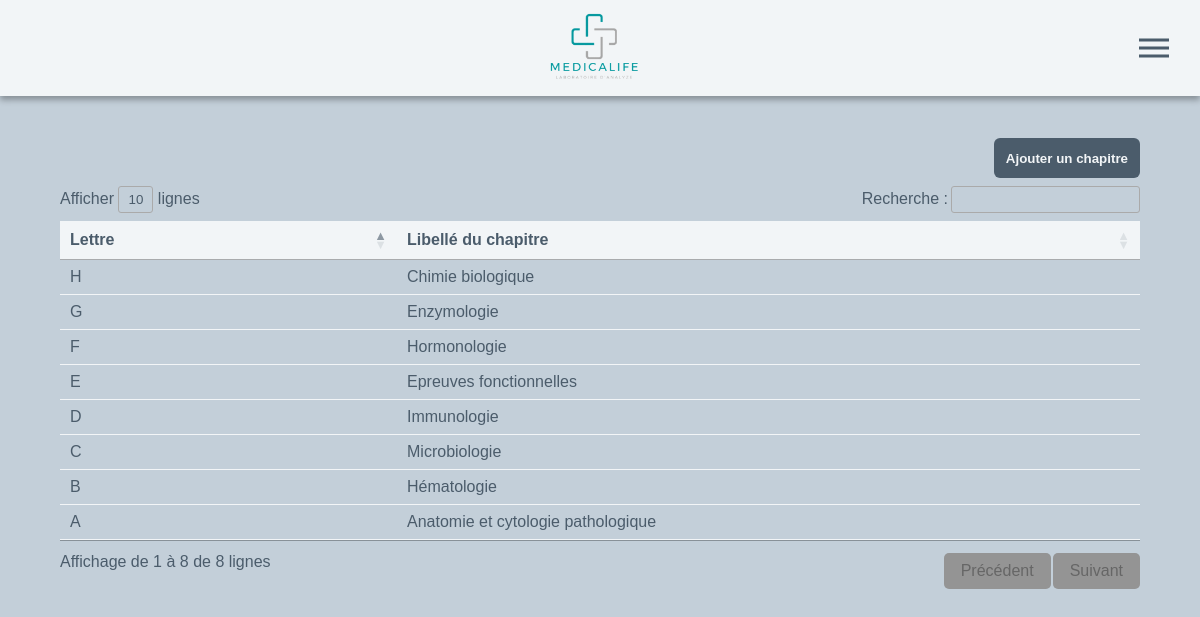
Page /gestionChapitre.php (signed in) on the committed database.
### tables this page shows
CREATE TABLE `chapitre` (
  `Lettre` char(1) NOT NULL,
  `Libelle` varchar(50) DEFAULT NULL
);

### Classes/MaBD.php (called while the page is built)
<?php
class MaBD {
   static private $pdo = null;
   static function getInstance(): PDO {
      if (self::$pdo == null) {
         $dsn = "mysql:host=localhost;dbname=chahboum;charset=utf8";
         self::$pdo = new PDO($dsn, "chahboum", "chahboum");
      }
      return self::$pdo;
   }
}

### Classes/DAO.php (called while the page is built, shortened)
<?php
abstract class DAO {
    public function __construct(PDO $connector) { $this->pdo = $connector; }
}

### Classes/ChapitreDAO.php (called while the page is built, shortened)
<?php
class ChapitreDAO extends DAO {
    public function getAll(): array {
        $res = array();
        $stmt = $this->pdo->query("SELECT * FROM chapitre");
        foreach ($stmt->fetchAll(PDO::FETCH_ASSOC) as $row)
            $res[] = new Chapitre($row['Lettre'], $row['Libelle']);
        return $res;
    }
}

### gestionChapitre.php (the view, shortened to what this page needs)
<?php
    $ChapitreDAO = new ChapitreDAO(MaBD::getInstance());
?>
<!DOCTYPE html>
<html lang="fr">
<head>
    <link rel="stylesheet" type="text/css" href="Media/css/style.css">
    <link rel="stylesheet" type="text/css" href="Media/css/table.css">
    <link rel="stylesheet" type="text/css" href="Media/css/gestionChapitre.css">
</head>
<body>
    <header>
        <section class="sec_logo" onclick="window.location.href='index.php'">
            <img src="Media/img/logo.png" alt="logo">
        </section>
        <div class="hamburger">
            <div class="line1"></div>
            <div class="line2"></div>
            <div class="line3"></div>
        </div>
    </header>
    <main>
        <form action="" method="POST" class="action" id="action">
            <?php if(isset($openSlider)):?>
            <button type="submit" id="button_add" class="sign2">Annuler</button>
            <?php else: ?>
            <button type="submit" id="button_add" name="add_btn" class="sign2">Ajouter un chapitre</button>
            <?php endif ?>
        </form>
        <div class="all_info_tab">
            <form method="POST" action="" id="table" class="table">
                <table id="example" class="dataTable">
                    <thead>
                        <tr>
                            <th>Lettre</th>
                            <th>Libellé du chapitre</th>
                        </tr>
                    </thead>
                    <tbody>
                        <?php foreach($ChapitreDAO->getAll() as $chapitre): ?>
                        <tr id="ligne_<?= $chapitre->Lettre ?>" onclick="ouvrirProfile('<?= $chapitre->Lettre ?>')">
                            <td data-label=Lettre><?= $chapitre->Lettre ?></td>
                            <td data-label="Libellé du chapitre"><?= $chapitre->Libelle ?></td>
                        </tr>
                        <?php endforeach ?>
                    </tbody>
                </table>
            </form>
        </div>
    </main>
</body>
</html>

### Media/css/style.css (style rules this page uses)
:root { --couleur1: #4b5c6b; --couleur2: #5f7486; --couleur3: #c3cfd9; --couleur4: #f2f5f7; --couleur5: rgb(190, 186, 186); --couleur6: rgb(148, 148, 148); --couleur7: rgba(0, 0, 0, 0.278); --success: rgb(105, 201, 103); --error: rgb(201, 118, 103); --taille-police: 16px; }
* { margin: 0; padding: 0; font-family: Arial, Helvetica, sans-serif; box-sizing: border-box; }
html { height: 100%; }
body { height: 100%; display: block; background-color: var(--couleur3); }
main { height: 88vh; width: 100%; padding: 1% 5vw; display: flex; justify-content: center; flex-direction: column; overflow: auto; gap: 1vh; }
.all_info_tab { height: 84%; display: flex; justify-content: center; align-items: center; }
header { height: 12vh; background-color: var(--couleur4); box-shadow: 0px 4px 6px rgba(0, 0, 0, 0.3); display: flex; justify-content: space-between; padding: 0 2vw; }
.sec_logo { display: flex; align-items: center; justify-content: center; cursor: pointer; }
.sec_logo img { height: 80%; width: auto; margin-right: 1vw; }
.hamburger div { width: 30px; height: 3px; background: var(--couleur1); margin: 5px; transition: all 0.3s ease; }
.hamburger { display: none; position: absolute; margin: 6vh 0; right: 2vw; transition: all 400ms linear; }
.sign2 { display: flex; align-items: center; justify-content: center; width: 90%; background-color: var(--couleur1); padding: 0.75rem; text-align: center; border: none; border-radius: 0.375rem; font-weight: 600; cursor: pointer; color: var(--couleur4); transition: all .3s; margin: 1vh 0 0 .5vw; }
.action { height: 5vh; display: flex; justify-content: flex-end; }
.action .sign2 { width: auto; padding-left: 0.75rem; margin: 0 0 0 1vh; }
@media screen and (max-width: 1280px) { header { justify-content: center; } }
@media screen and (max-width: 1280px) { .hamburger { display: block; cursor: pointer; transform: translate(-5%, -50%); z-index: 200; } }

### rows in the picture
chapitre: Lettre "A", Libelle "Anatomie et cytologie pathologique"
chapitre: Lettre "B", Libelle "Hématologie"
chapitre: Lettre "C", Libelle "Microbiologie"
chapitre: Lettre "D", Libelle "Immunologie"
chapitre: Lettre "E", Libelle "Epreuves fonctionnelles"
chapitre: Lettre "F", Libelle "Hormonologie"
chapitre: Lettre "G", Libelle "Enzymologie"
chapitre: Lettre "H", Libelle "Chimie biologique"
